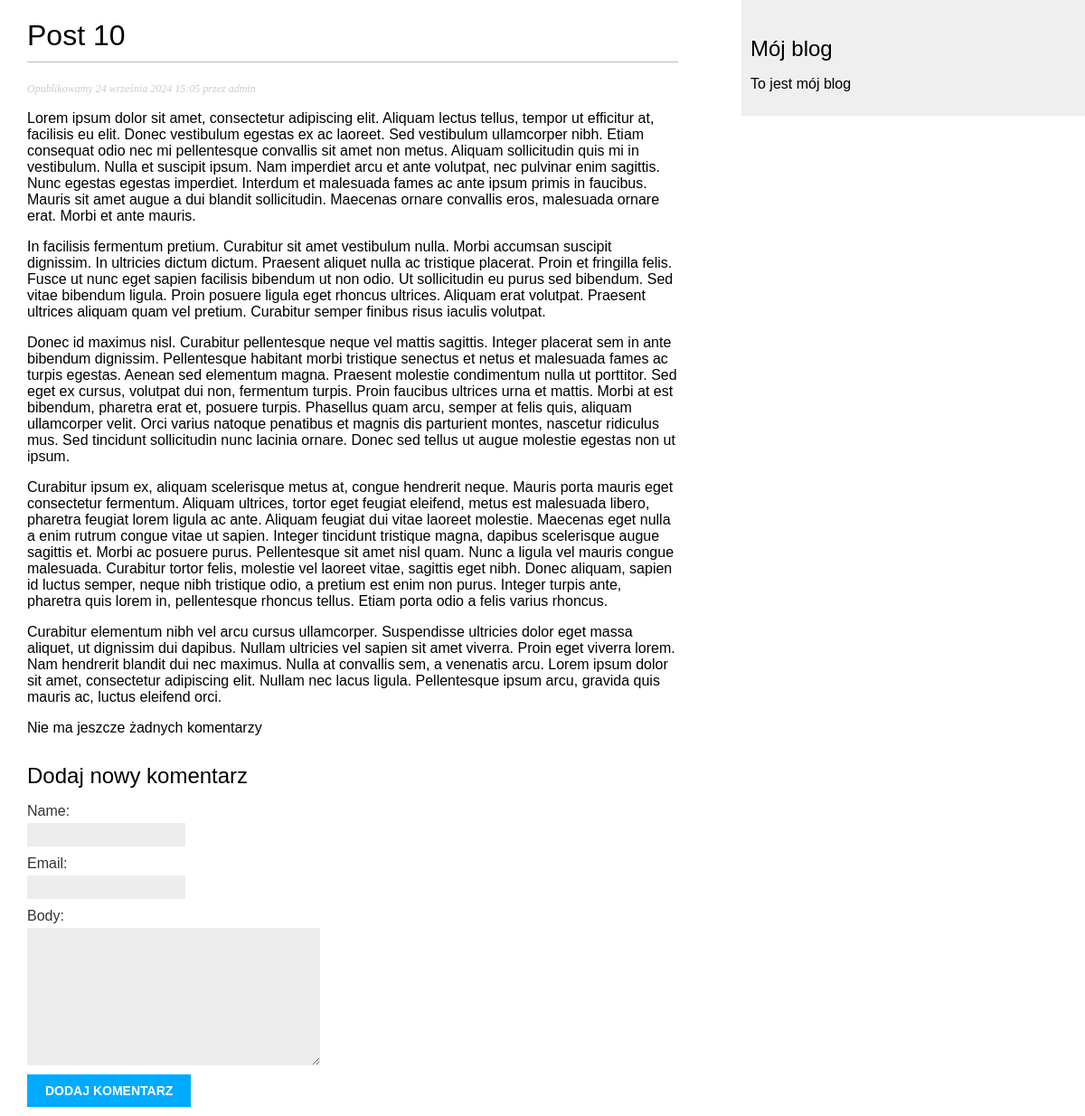
/2024/9/24/post-10/, run on an earlier commit of the app's database.
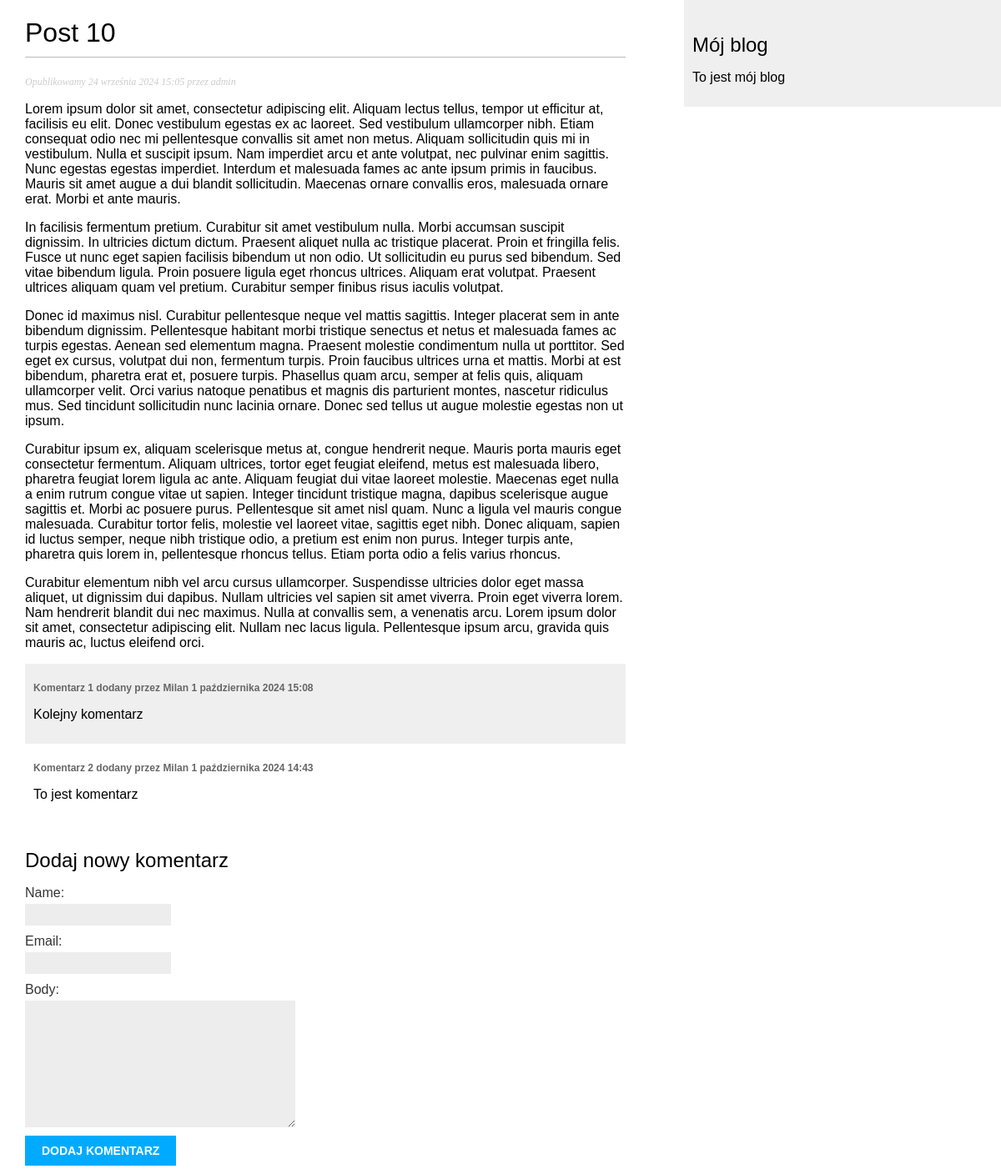
And on a later commit of the database.
### blog/models.py (models this page shows, shortened)
class Post(models.Model):
    STATUS_CHOICES = (('draft', 'Wersja robocza'),
                      ('published', 'Opublikowany'),)
    title = models.CharField(max_length=250)
    body = models.TextField()
    author = models.ForeignKey(User, on_delete=models.CASCADE,
                               related_name='posts')
    status = models.CharField(max_length=10, choices=STATUS_CHOICES, default='draft')
    slug = models.SlugField(max_length=250, unique_for_date='publish')
    publish = models.DateTimeField(default=timezone.now)
    created = models.DateTimeField(auto_now_add=True)
    updated = models.DateTimeField(auto_now=True)
    tags = TaggableManager()
    class Meta:
        ordering = ('-publish',)

class Comment(models.Model):
    post = models.ForeignKey(Post,
                             on_delete=models.CASCADE,
                             related_name='comments')
    name = models.CharField(max_length=80)
    email = models.EmailField()
    body = models.TextField()
    created = models.DateTimeField(auto_now_add=True)
    updated = models.DateTimeField(auto_now=True)
    active = models.BooleanField(default=True)
    class Meta:
        ordering = ('-created',)

### blog/views.py (the view)
# urls.py: path('<int:year>/<int:month>/<int:day>/<slug:slug>/', views.post_detail, name='post_detail'),
def post_detail(request, year, month, day, slug):
    new_comment = None
    post = get_object_or_404(Post, slug=slug,
                             status='published',
                             publish__year=year,
                             publish__month=month,
                             publish__day=day)
    comments = post.comments.filter(active=True)
    if request.method == 'POST':
        comment_form = CommentForm(data=request.POST)
        if comment_form.is_valid():
            new_comment = comment_form.save(commit=False)
            new_comment.post = post
            new_comment.save()
    comment_form = CommentForm()
    return render(request, 'blog/post/detail.html',
                  {'post': post,
                   'comment_form': comment_form,
                   'comments':comments,
                   'new_comment': new_comment})

### blog/forms.py
class CommentForm(ModelForm):
    class Meta:
        model = Comment
        fields = ('name', 'email', 'body')

### blog/templates/blog/post/detail.html (shortened to what this page needs)
{% extends "blog/base.html" %}
{% block content %}
    <h1>{{ post.title }}</h1>
    <p class="date">
        Opublikowamy {{ post.publish }} przez {{ post.author }}
    </p>
    {{ post.body|linebreaks }}
    {% for comment in comments %}
        <div class="comment">
        <p class="info">
            Komentarz {{ forloop.counter }} dodany przez {{ comment.name }}
            {{ comment.created }}
        </p>
        {{ comment.body|linebreaks }}
        </div>
        {% empty %}
        <p>Nie ma jeszcze żadnych komentarzy</p>
    {% endfor%}
    {% if new_comment %}
        <h2>Twój komentarz został dodany</h2>
    {% else %}
        <h2>Dodaj nowy komentarz</h2>
        <form action="#" method="post">
            {{ comment_form.as_p }}
            <p><input type="submit" value="Dodaj komentarz"></p>
        </form>
    {% endif %}
{% endblock %}

### blog/templates/blog/base.html (shortened to what this page needs)
{% load static %}
<!DOCTYPE html>
<html lang="pl">
<head>
    <link href="{%  static "css/blog.css" %}" rel="stylesheet">
</head>
<body>
    <main id="content">
        {% block content %}
        {% endblock %}
    </main>
    <aside id="sidebar">
        <h2>Mój blog</h2>
        <p>To jest mój blog</p>
    </aside>
</body>
</html>

### blog/static/css/blog.css (style rules this page uses)
body { margin:0; padding:0; font-family:helvetica, sans-serif; }
h1 { font-weight:normal; border-bottom:1px solid #bbb; padding:0 0 10px 0; }
h2 { font-weight:normal; margin:30px 0 0; }
#content { float:left; width:60%; padding:0 0 0 30px; }
#sidebar { float:right; width:30%; padding:10px; background:#efefef; height:100%; }
p.date { color:#ccc; font-family: georgia, serif; font-size: 12px; font-style: italic; }
label { float:left; clear:both; color:#333; margin-bottom:4px; }
input, textarea { clear:both; float:left; margin:0 0 10px; background:#ededed; border:0; padding:6px 10px; font-size:12px; }
input[type=submit] { font-weight:bold; background:#00abff; color:#fff; padding:10px 20px; font-size:14px; text-transform:uppercase; }
.comment { padding:10px; }
.comment:nth-child(even) { background:#efefef; }
.comment .info { font-weight:bold; font-size:12px; color:#666; }

What changed in the data, as far as the page shows it:
added Comment: name "Milan", created "1 października 2024 15:08", body "Kolejny komentarz"
added Comment: name "Milan", created "1 października 2024 14:43", body "To jest komentarz"
Also different on the page:
text no longer shown: "Nie ma jeszcze żadnych komentarzy"
